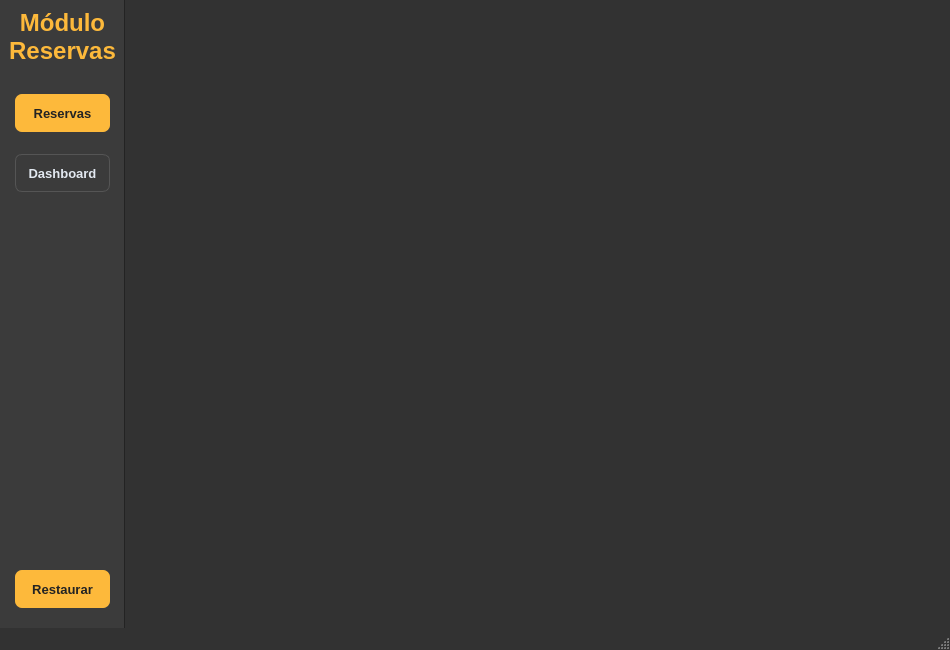
<?xml version="1.0" encoding="UTF-8"?>
<ui version="4.0">
 <class>MainWindow</class>
 <widget class="QMainWindow" name="MainWindow">
  <property name="geometry">
   <rect>
    <x>0</x>
    <y>0</y>
    <width>950</width>
    <height>650</height>
   </rect>
  </property>
  <property name="windowTitle">
   <string>Sistema de Gestión - Hostal</string>
  </property>
  <property name="styleSheet">
   <string notr="true">
    QMainWindow {
        background-color: #323232;
        font-family: Segoe UI;
    }
   </string>
  </property>
  <widget class="QWidget" name="centralwidget">
   <layout class="QHBoxLayout" name="horizontalLayout_main" stretch="0,1">
    <property name="spacing">
     <number>0</number>
    </property>
    <property name="leftMargin">
     <number>0</number>
    </property>
    <property name="topMargin">
     <number>0</number>
    </property>
    <property name="rightMargin">
     <number>0</number>
    </property>
    <property name="bottomMargin">
     <number>0</number>
    </property>
    <item>
     <widget class="QFrame" name="Frame_Page_Logo">
      <property name="maximumSize">
       <size>
        <width>220</width>
        <height>16777215</height>
       </size>
      </property>
      <property name="styleSheet">
       <string notr="true">
        QFrame#Frame_Page_Logo {
            background-color: #3B3B3B;
            border-right: 1px solid #232323;
        }
       </string>
      </property>
      <layout class="QVBoxLayout" name="verticalLayout_menu">
       <property name="spacing">
        <number>0</number>
       </property>
       <property name="leftMargin">
        <number>0</number>
       </property>
       <property name="topMargin">
        <number>0</number>
       </property>
       <property name="rightMargin">
        <number>0</number>
       </property>
       <property name="bottomMargin">
        <number>0</number>
       </property>
       <item>
        <widget class="QFrame" name="FrameLogo">
         <property name="maximumSize">
          <size>
           <width>16777215</width>
           <height>150</height>
          </size>
         </property>
         <layout class="QVBoxLayout" name="verticalLayout_logo">
          <item>
           <widget class="QLabel" name="LabelTittle">
            <property name="styleSheet">
             <string notr="true">
              QLabel {
                  color: #FDB93B;
                  font-size: 18pt;
                  font-weight: bold;
                  background-color: transparent;
                  font-family: Segoe UI;
              }
             </string>
            </property>
            <property name="text">
             <string>Módulo
Reservas</string>
            </property>
            <property name="alignment">
             <set>Qt::AlignCenter</set>
            </property>
           </widget>
          </item>
         </layout>
        </widget>
       </item>
       <item>
        <widget class="QFrame" name="FramePages_2">
         <layout class="QVBoxLayout" name="verticalLayout_botones">
          <property name="spacing">
           <number>12</number>
          </property>
          <property name="leftMargin">
           <number>15</number>
          </property>
          <property name="topMargin">
           <number>20</number>
          </property>
          <property name="rightMargin">
           <number>15</number>
          </property>
          <property name="bottomMargin">
           <number>0</number>
          </property>
          <item>
           <widget class="QPushButton" name="BotonPaginaReserva">
            <property name="minimumSize">
             <size>
              <width>0</width>
              <height>38</height>
             </size>
            </property>
            <property name="styleSheet">
             <string notr="true">
              QPushButton {
                  background-color: #FDB93B;
                  color: #232323;
                  border: none;
                  border-radius: 7px;
                  font-weight: bold;
                  font-size: 13px;
                  font-family: Segoe UI;
              }
              QPushButton:hover {
                  background-color: #e5a532;
              }
              QPushButton:pressed {
                  background-color: #cc922b;
              }
             </string>
            </property>
            <property name="text">
             <string>Reservas</string>
            </property>
           </widget>
          </item>
          <item>
           <spacer name="verticalSpacer_2">
            <property name="orientation">
             <enum>Qt::Vertical</enum>
            </property>
            <property name="sizeType">
             <enum>QSizePolicy::Fixed</enum>
            </property>
            <property name="sizeHint" stdset="0">
             <size>
              <width>1</width>
              <height>10</height>
             </size>
            </property>
           </spacer>
          </item>
          <item>
           <widget class="QPushButton" name="BotonPaginaDasboard">
            <property name="minimumSize">
             <size>
              <width>0</width>
              <height>38</height>
             </size>
            </property>
            <property name="styleSheet">
             <string notr="true">
              QPushButton {
                  background-color: #3B3B3B;
                  color: #E2E8F0;
                  border: 1px solid #555555;
                  border-radius: 7px;
                  font-weight: bold;
                  font-size: 13px;
                  font-family: Segoe UI;
              }
              QPushButton:hover {
                  background-color: #4A4A4A;
                  color: #FFFFFF;
              }
              QPushButton:pressed {
                  background-color: #2D2D2D;
              }
             </string>
            </property>
            <property name="text">
             <string>Dashboard</string>
            </property>
           </widget>
          </item>
         </layout>
        </widget>
       </item>
       <item>
        <spacer name="verticalSpacer">
         <property name="orientation">
          <enum>Qt::Vertical</enum>
         </property>
         <property name="sizeHint" stdset="0">
          <size>
           <width>20</width>
           <height>40</height>
          </size>
         </property>
        </spacer>
       </item>
       <item>
        <layout class="QVBoxLayout" name="verticalLayout_restaurar">
         <property name="leftMargin">
          <number>15</number>
         </property>
         <property name="rightMargin">
          <number>15</number>
         </property>
         <property name="bottomMargin">
          <number>20</number>
         </property>
         <item>
          <widget class="QPushButton" name="BotonRestaurar">
           <property name="minimumSize">
            <size>
             <width>0</width>
             <height>38</height>
            </size>
           </property>
           <property name="styleSheet">
            <string notr="true">
             QPushButton {
                 background-color: #FDB93B;
                 color: #232323;
                 border: none;
                 border-radius: 7px;
                 font-weight: bold;
                 font-size: 13px;
                 font-family: Segoe UI;
             }
             QPushButton:hover {
                 background-color: #e5a532;
             }
             QPushButton:pressed {
                 background-color: #cc922b;
             }
            </string>
           </property>
           <property name="text">
            <string>Restaurar</string>
           </property>
          </widget>
         </item>
        </layout>
       </item>
      </layout>
     </widget>
    </item>
    <item>
     <widget class="QFrame" name="FramePages">
      <property name="styleSheet">
       <string notr="true">
        QFrame#FramePages {
            background-color: #323232;
        }
       </string>
      </property>
      <layout class="QVBoxLayout" name="verticalLayout_pages_container">
       <property name="leftMargin">
        <number>0</number>
       </property>
       <property name="topMargin">
        <number>0</number>
       </property>
       <property name="rightMargin">
        <number>0</number>
       </property>
       <property name="bottomMargin">
        <number>0</number>
       </property>
       <item>
        <widget class="QStackedWidget" name="stackedWidget">
         <property name="styleSheet">
          <string notr="true">
           QStackedWidget {
               background-color: #323232;
           }
          </string>
         </property>
         <widget class="QWidget" name="page"/>
         <widget class="QWidget" name="page_2"/>
        </widget>
       </item>
      </layout>
     </widget>
    </item>
   </layout>
  </widget>
  <widget class="QMenuBar" name="menubar">
   <property name="geometry">
    <rect>
     <x>0</x>
     <y>0</y>
     <width>950</width>
     <height>22</height>
    </rect>
   </property>
  </widget>
  <widget class="QStatusBar" name="statusbar"/>
 </widget>
 <resources/>
 <connections/>
</ui>
